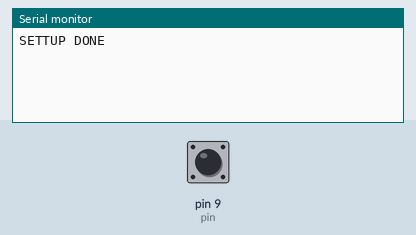
A sketch run on a simulated Arduino Uno, built with avr-gcc and run on an emulated ATmega328P. Shown: the last lines printed to the serial monitor. Inputs (shaded band) come from the test bench; at power-on: pin 9 (pin) HIGH.

Above: at 1.2 s.
1.3 s: pin 9 (pin) pulled LOW for 0.15 s
At 2.5 s:
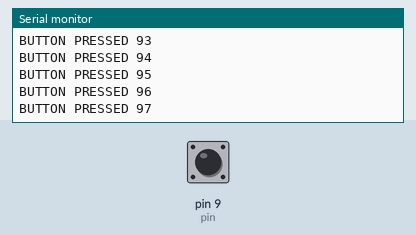
2.9 s: pin 9 (pin) pulled LOW for 1 s
At 5.0 s:
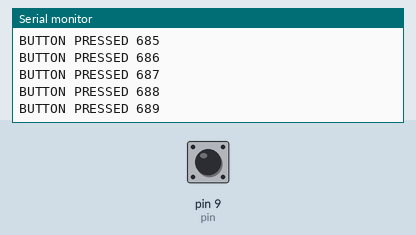
5.4 s: pin 9 (pin) pulled LOW for 0.15 s
At 6.9 s:
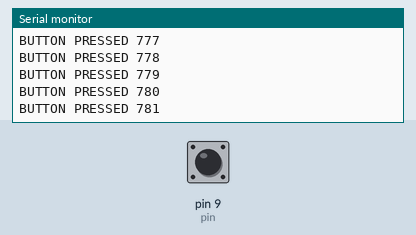
Timing chart, 0 to 8.4 s (numbered marks = the images above; inputs shaded):
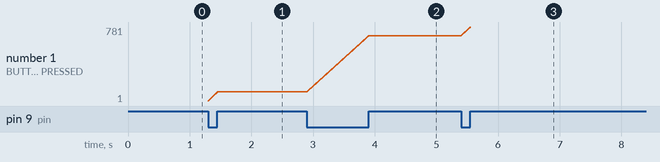

Measured:
- after the input at 1.3 s, the serial monitor: prints a new line at once (image 1)

The sketch:

ButtonPress.ino
```cpp
int pin = 9;

int pressedLength = 0;

void setup() {
  // put your setup code here, to run once:

  Serial.begin(115200);
  pinMode(pin, INPUT_PULLUP);
  Serial.println("SETTUP DONE");
}

void loop() {
  // put your main code here, to run repeatedly:
  bool isPressed = digitalRead(pin);
  if(!isPressed){
    pressedLength++;
    Serial.print("BUTTON PRESSED ");
    Serial.println(pressedLength);
  }

}
```
